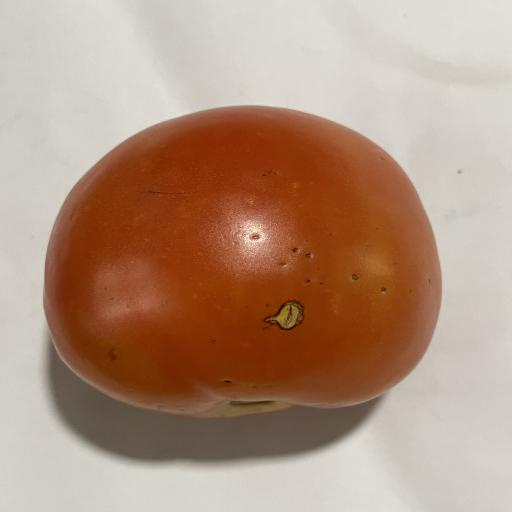
#> input picture tomatovision-ml/dataset/test/images/017BD85B-543D-4ADF-B96B-A2561A878EE1_JPG.rf.c9612bbcc161e32c4c06c350265edf1e.jpg, 512 x 512 px, given in place of media_1787075584775.jpg, which was not available
$ python test_isolate.py
#> lines starting #> are read from the running program, lines starting #| are printed output that depends on the picture; after the words box and inside, x2 and y2 are one past the last pixel; in counts of white or black regions, pixels touching at a corner belong together; pictures that were not available may be replaced by others from this repository, and a replacement may not be noted
import cv2
import numpy as np

# Load the 2 market images from user uploads
img1 = cv2.imread(r"C:\Users\Waruna\.gemini\antigravity\brain\d72fea25-187d-4266-99c6-341a7dceced8\.user_uploaded\media_1787075584775.jpg") # Market stall with chilies and radishes
#> img1 is the input picture: shape (512, 512, 3); mean B, G, R 125.9, 145.9, 176.7
img2 = cv2.imread(r"d:\project\TomatoVision\tomatovision-ml\test_images\test_tomatoes.jpg")
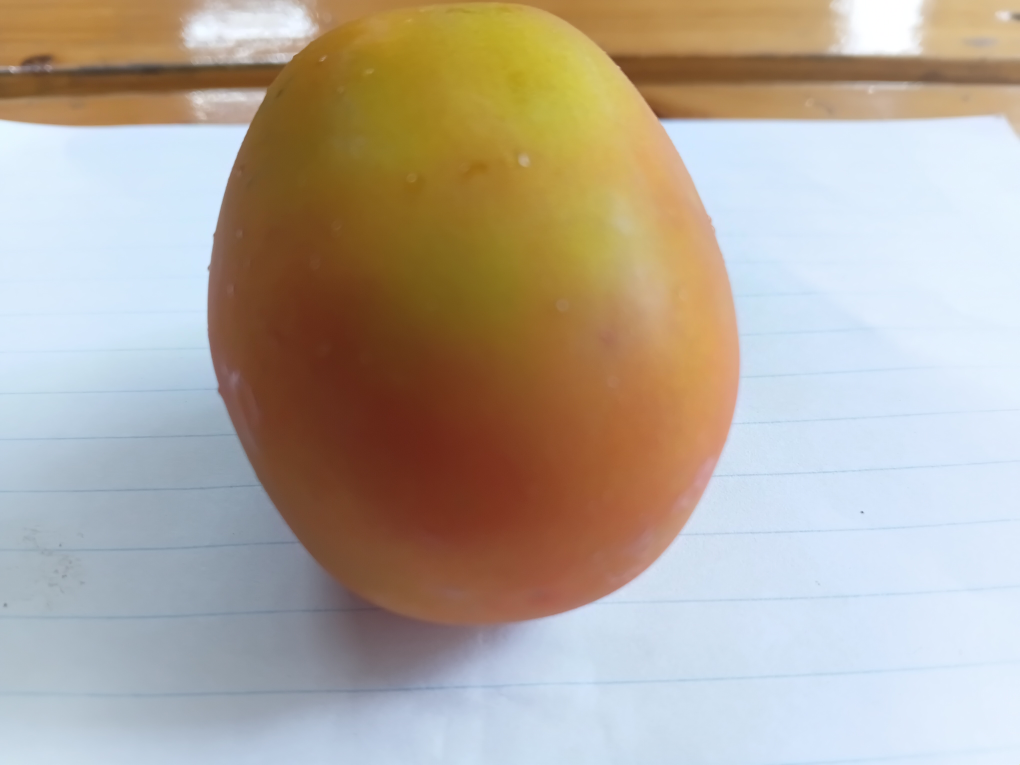
#> input picture tomatovision-ml/test_images/test_tomatoes.jpg, 4080 x 3060 px, found by its file name (shown at 1/4 size)
#> img2 is the input picture: shape (3060, 4080, 3); mean B, G, R 156.4, 168.9, 179.1

# Let us find how to 100% PERFECTLY isolate the Tomato Area:
# A Tomato Pile is characterized by a cluster of RED/ORANGE/YELLOW circular objects.
# Green chilies: Highly elongated (Aspect Ratio > 3.0, thin lines).
# Potatoes: Brown, low saturation (S < 60).
# Sand/Floor: Uniform brown, low saturation (S < 60), 0 circular contours.

def isolate_tomato_cluster(img):
    h, w = img.shape[:2]
#> h = 512; w = 512
    hsv = cv2.cvtColor(img, cv2.COLOR_BGR2HSV)
#> hsv: shape (512, 512, 3); mean H, S, V 15.5, 91.6, 176.7
    h_c, s_c, v_c = hsv[:, :, 0], hsv[:, :, 1], hsv[:, :, 2]
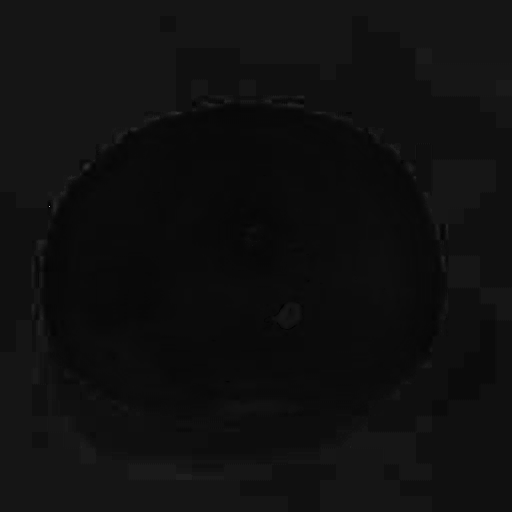
#> h_c: shape (512, 512); min 0, max 177, mean 15.5
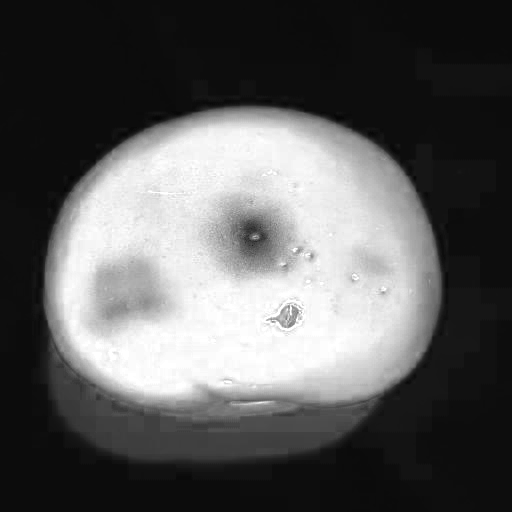
#> s_c: shape (512, 512); min 6, max 255, mean 91.6
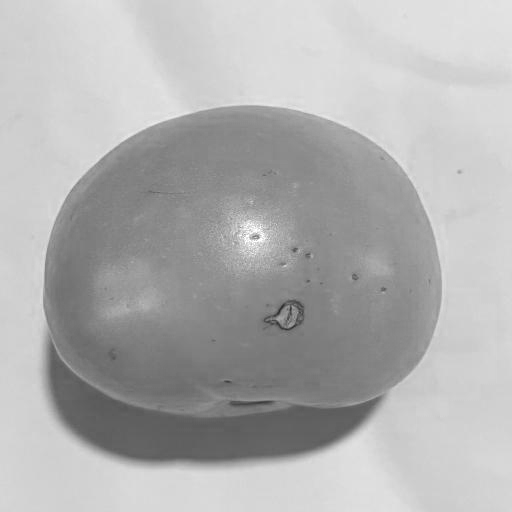
#> v_c: shape (512, 512); min 41, max 255, mean 176.7

    # Tomato Red/Orange/Yellow Carotenoids with high saturation:
    # S > 100 ensures we NEVER touch sand, potatoes, wooden tables, or dirt!
    tomato_pigment = (
        ((h_c <= 14) | (h_c >= 165)) & (s_c > 100) & (v_c > 50) |
        ((h_c > 14) & (h_c <= 32)) & (s_c > 110) & (v_c > 55)
    ).astype(np.uint8) * 255
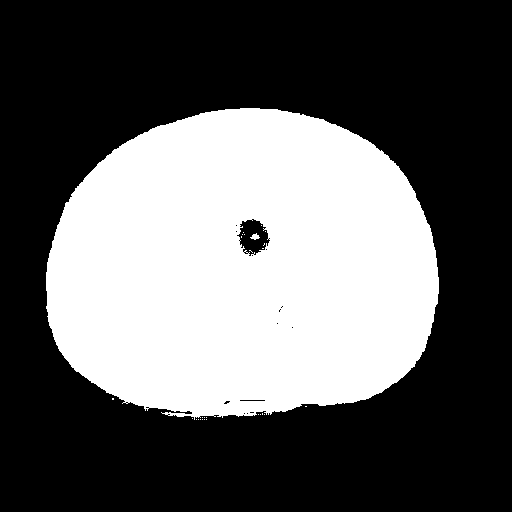
#> tomato_pigment: shape (512, 512); 37.3% white; 27 white regions (25 under 20 px), largest, box (x1, y1, x2, y2) and area: (46, 108, 439, 420) 97760, (250, 233, 260, 240) 39

    # Connect nearby tomatoes in the heap
    kernel_connect = cv2.getStructuringElement(cv2.MORPH_ELLIPSE, (31, 31))
    heap_map = cv2.morphologyEx(tomato_pigment, cv2.MORPH_CLOSE, kernel_connect)
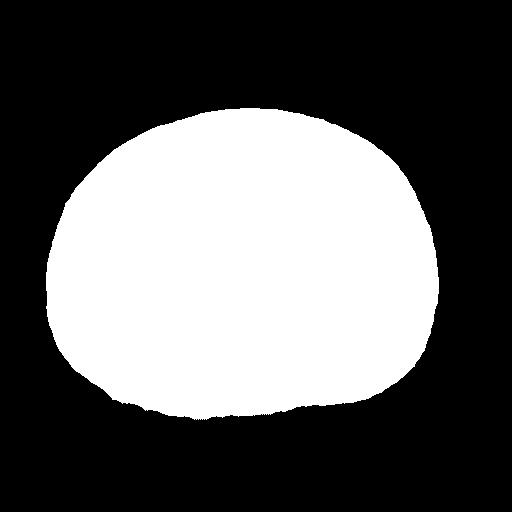
#> heap_map: shape (512, 512); 37.8% white; 1 white region, box (x1, y1, x2, y2) and area: (46, 108, 439, 420) 98999
    heap_map = cv2.dilate(heap_map, kernel_connect, iterations=2)
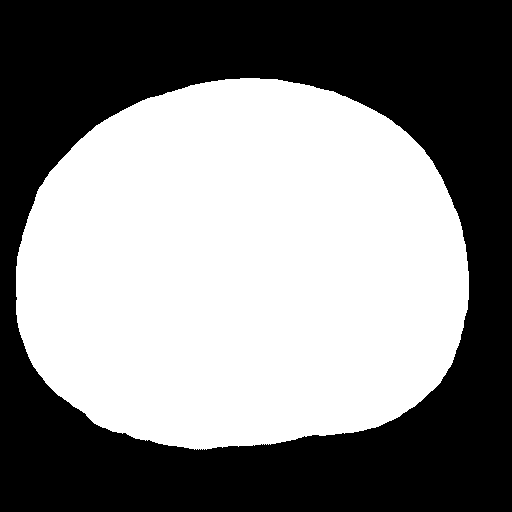
#> heap_map: shape (512, 512); 51.9% white; 1 black region

    contours, _ = cv2.findContours(heap_map, cv2.RETR_EXTERNAL, cv2.CHAIN_APPROX_SIMPLE)
#> contours = 1 contour; box (x1, y1, x2, y2) and area: (16, 78, 469, 450) 135482

    tomato_rois = []
    for c in contours:
        area = cv2.contourArea(c)
        if area > 4000:
            x, y, cw, ch = cv2.boundingRect(c)
            ar = float(cw)/ch if ch > 0 else 0
            # Reject horizontal top/bottom background strips
            if ar < 3.2 and not (cw > 0.75 * w and (y <= 5 or ch < 0.12 * h)):
                tomato_rois.append((x, y, cw, ch, area))
#> this loop made 1 pass
#> (area, x, y, cw, ch, ar) on pass 1: (135481.5, 16, 78, 453, 372, 1.22)
#> after the loop, tomato_rois = [(16, 78, 453, 372, 135481.5)]

    return tomato_rois

print("Tomato ROIs in Image 1 (Market Stall):", isolate_tomato_cluster(img1))
#| Tomato ROIs in Image 1 (Market Stall): [(16, 78, 453, 372, 135481.5)]
